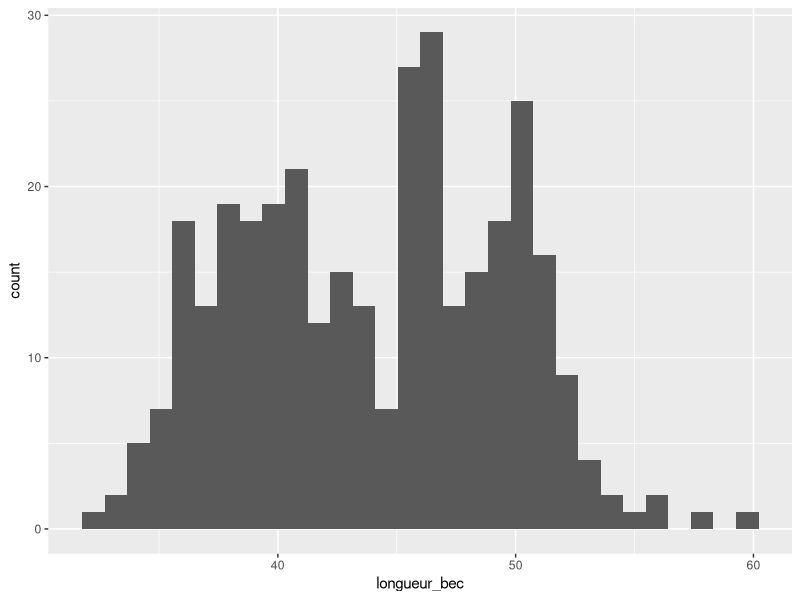
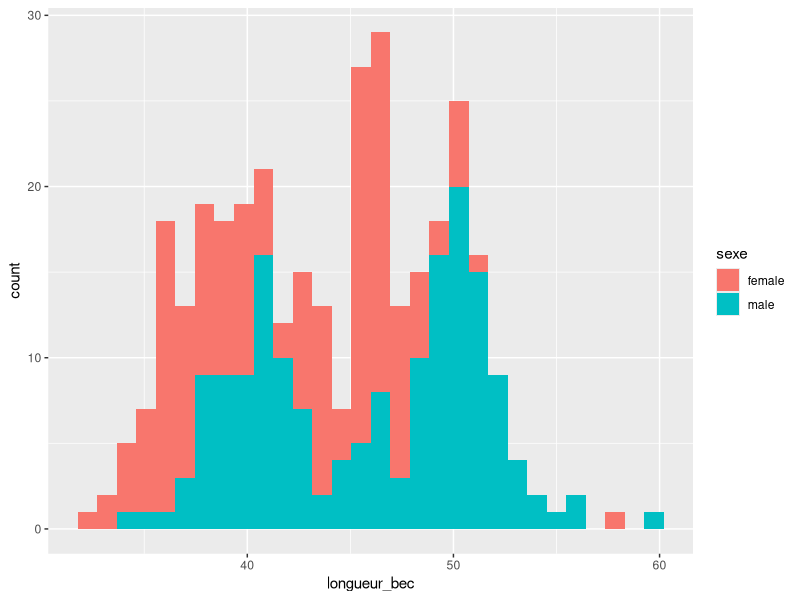
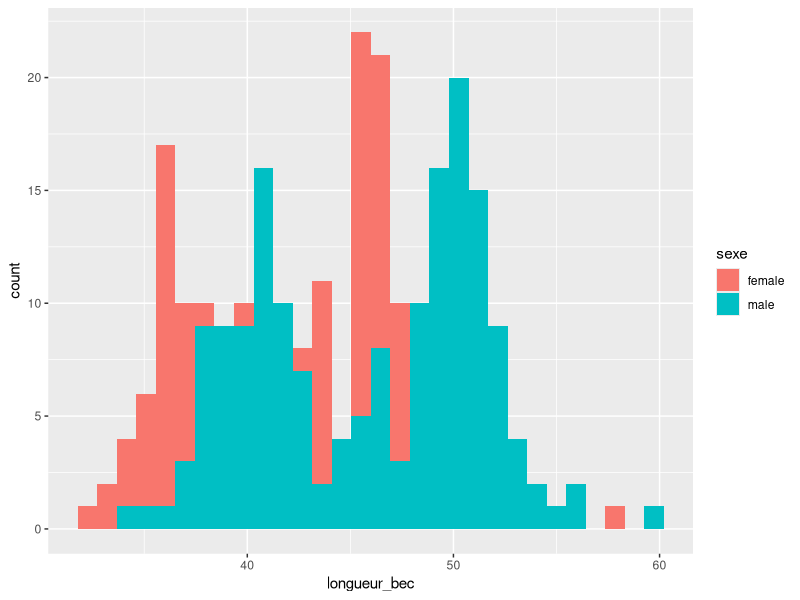
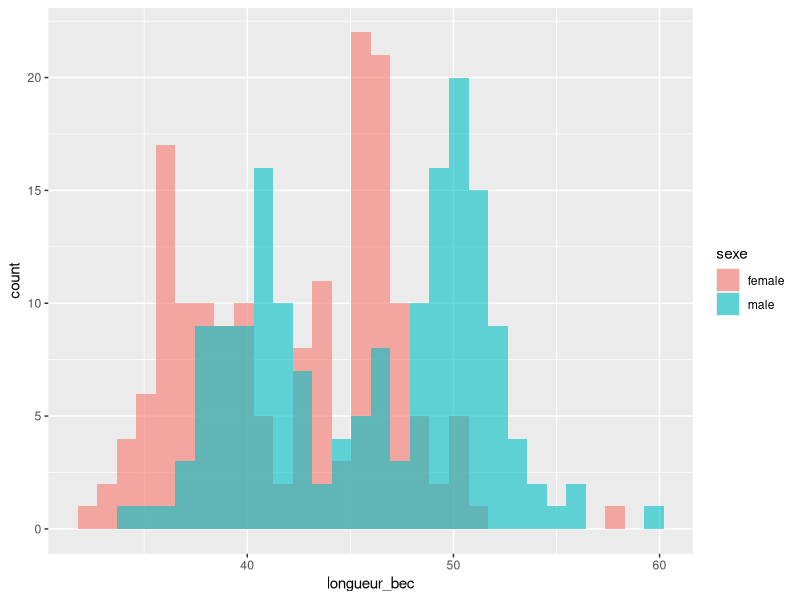
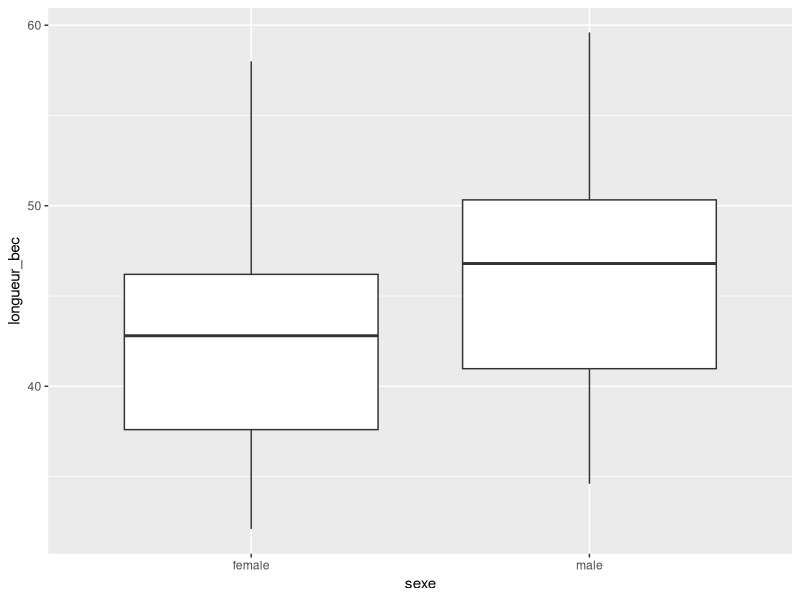
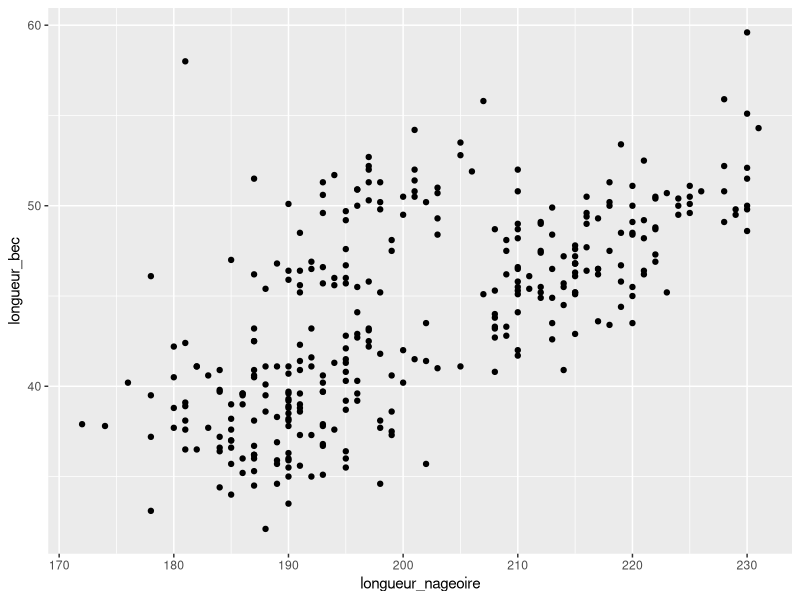
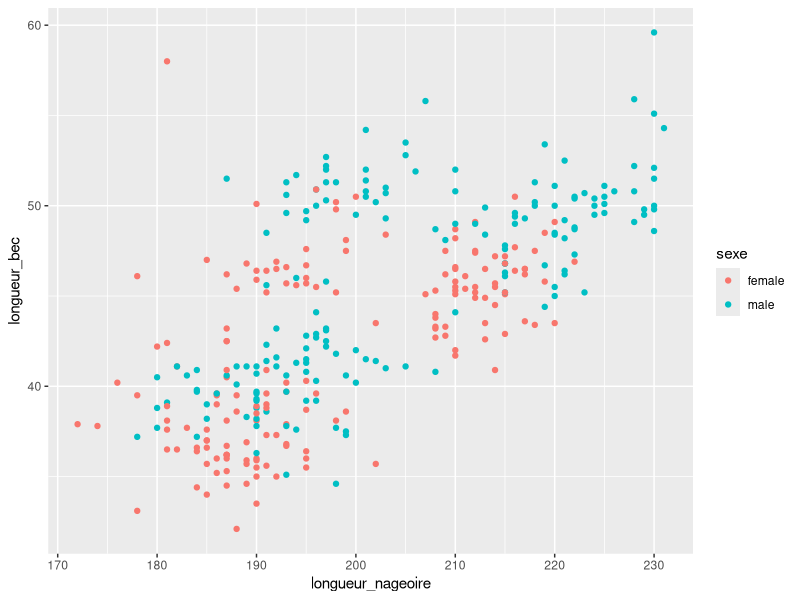
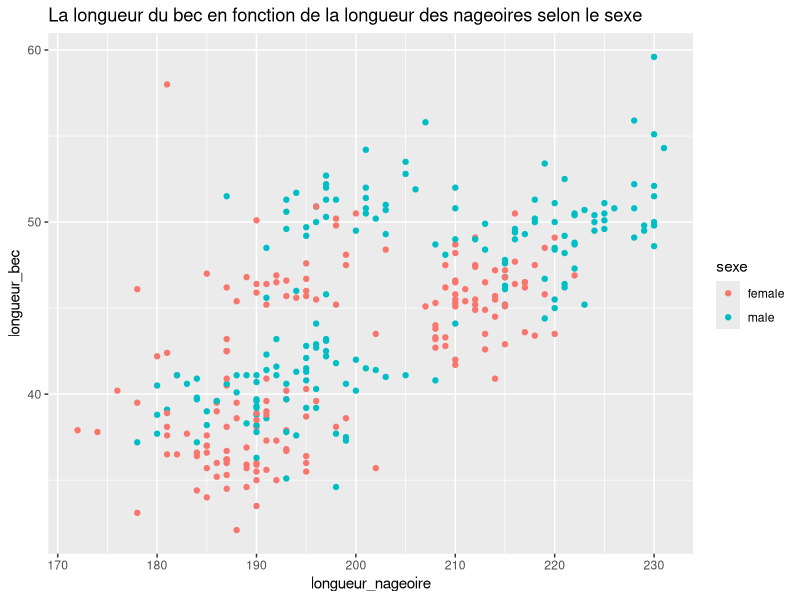

Write R code to recreate these figures, in order.
## ---- chunk 1
knitr::opts_chunk$set(echo = FALSE, eval = TRUE, fig.show='hide', message = FALSE, warning = FALSE, results = 'hide' , cache = TRUE)
library(tidyverse)
## ---- chunk 2
penguins <- read.table('penguins.csv', sep = ';', header = TRUE)
penguins <- rename(.data = penguins, longueur_bec = bill_length_mm, 
                   epaisseur_bec = bill_depth_mm)
penguins <- rename(.data = penguins, espece = species, 
                   ile = island, poids = body_mass_g,
                   longueur_nageoire= flipper_length_mm,
                   sexe = sex,
                   annee =year)
## ---- chunk 3
library(tidyverse)
## ---- chunk 4
select(penguins, espece)
## ---- chunk 5
dta <-select(penguins, espece)
## ---- chunk 6
dta <- penguins %>% select( -poids)
## ---- chunk 7
penguins <- penguins %>% select( -poids)
## ---- chunk 8
 penguins %>% filter( longueur_bec > 35)
## ---- chunk 9
penguins %>% filter(is.na(sexe))
## ---- chunk 10
penguins %>% filter(!is.na(sexe))
## ---- chunk 11
manchots <- penguins %>% 
  filter(!is.na(sexe)) %>% 
  select(longueur_bec, longueur_nageoire, sexe)
## ---- chunk 12
manchots %>% ggplot() + geom_histogram(aes(x=longueur_bec))
## ---- chunk 13
manchots %>% ggplot() + geom_histogram(aes(x=longueur_bec, fill = sexe))
## ---- chunk 14
manchots %>% ggplot() + geom_histogram(aes(x=longueur_bec, fill = sexe), position = 'identity')
## ---- chunk 15
manchots %>% ggplot() + geom_histogram(aes(x=longueur_bec, fill = sexe), position = 'identity', alpha = 0.6)
## ---- chunk 16
manchots %>% ggplot() + 
  geom_boxplot(aes(x = sexe, y = longueur_bec)) 
## ---- chunk 17
manchots %>% ggplot() + 
  geom_point(aes(x = longueur_nageoire, 
                  y = longueur_bec)) 
## ---- chunk 18
manchots %>% ggplot() + 
  geom_point(aes(x = longueur_nageoire, y = longueur_bec, col = sexe)) 
## ---- chunk 19
manchots %>% ggplot() + 
  geom_point(aes(x = longueur_nageoire, y = longueur_bec, col = sexe)) +
  ggtitle('La longueur du bec en fonction de la longueur des nageoires selon le sexe')
## ---- chunk 20
manchots %>% ggplot() + 
  geom_boxplot(aes(x = sexe, y = longueur_bec))  +
  labs(x ='Sexe', y = 'Longueur du bec (mm)' )
## ---- chunk 21
manchots %>% ggplot() + 
  geom_boxplot(aes(x = sexe, y = longueur_bec))  +
  labs(x ='Sexe', y = 'Longueur du bec (mm)' ) +
  geom_point(aes(x = sexe, y = longueur_bec))  
## ---- chunk 22
manchots %>% ggplot() + 
  geom_boxplot(aes(x = sexe, y = longueur_bec))  +
  labs(x ='Sexe', y = 'Longueur du bec (mm)' ) +
  geom_jitter(aes(x = sexe, y = longueur_bec))  
## ---- chunk 23
manchots %>% ggplot() + 
  geom_boxplot(aes(x = sexe, y = longueur_bec))  +
  labs(x ='Sexe', y = 'Longueur du bec (mm)' ) +
  geom_jitter(aes(x = sexe, y = longueur_bec), width = 0.3, size=0.4, alpha=0.8)  
## ---- chunk 24
manchots %>% ggplot() + 
  geom_boxplot(aes(x = sexe, y = longueur_bec, fill = sexe), alpha = 0.2)  +
  labs(x ='Sexe', y = 'Longueur du bec (mm)' ) +
  geom_jitter(aes(x = sexe, y = longueur_bec, col = sexe), width = 0.3, size=0.4, alpha=0.8)  +
  labs(fill = 'Sexe', col = 'Sexe')
## ---- chunk 25
manchots %>% ggplot() + 
  geom_point(aes(x = longueur_nageoire, y = longueur_bec)) +
  xlab('Longueur des nageoires (mm)') +
  ylab('Longueur du bec (mm)') + 
  geom_smooth(method = 'lm', aes(x = longueur_nageoire , 
                  y = longueur_bec))
## ---- chunk 26
manchots %>% ggplot() + 
  geom_point(aes(x = longueur_nageoire, y = longueur_bec, col = sexe)) +
  xlab('Longueur des nageoires (mm)') +
  ylab('Longueur du bec (mm)') + 
  geom_smooth(method = 'lm', aes(x = longueur_nageoire , 
                  y = longueur_bec, col = sexe))
## ---- chunk 27
manchots %>% ggplot() + 
  aes(x = longueur_nageoire, y = longueur_bec, col = sexe) +
  geom_point() +
  xlab('Longueur des nageoires (mm)') +
  ylab('Longueur du bec (mm)') + 
  geom_smooth(method = 'lm')
